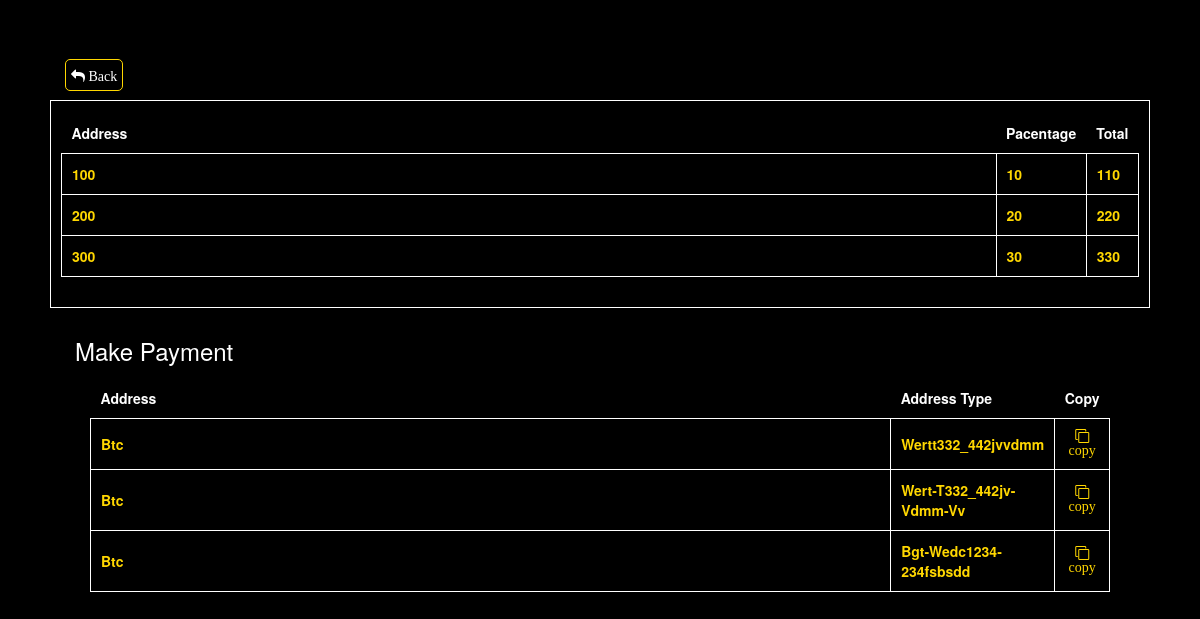
The page /deposit on the database its author committed.
### App/models.py (models this page shows, shortened)
class Payment(models.Model):
    price = models.IntegerField()
    percentage = models.IntegerField()
    total = models.IntegerField()

class Wallet(models.Model):
    address = models.TextField()
    type = models.CharField(max_length=1000)

### App/views.py (the view)
# urls.py: path('deposit', views.deposit, name='deposit'),
def deposit(request):
    wallet = Wallet.objects.all()
    payment = Payment.objects.all()
    context = {
        'wallet': wallet,
        'payment': payment,
    }
    return render(request, 'deposit.html', context)

### templates/deposit.html (shortened to what this page needs)
{% load static %}
<!DOCTYPE html>
<html lang="en">
<head>
    <link rel="stylesheet" href="{% static 'bootstrap/css/bootstrap.min.css' %}">
    <link rel="stylesheet" href="{% static 'font-awesome/css/font-awesome.min.css' %}">
    <link rel="stylesheet" href="{% static 'css/css.css' %}">
    <link rel="stylesheet" href="{% static 'css/media.css' %}">
    <link rel="stylesheet" href="{% static 'js/jquery-3.7.0.js' %}">
    <link rel="stylesheet" href="{% static 'js/js.js' %}">
</head>
<body>
    <div class="">
        <div class="col-md-12 deposite">
            <div class="col-md-12 deposite1">
                <div style="padding: 15px;">
                    <a href="{% url 'dashboard' %}" style="color: white; border: 1px solid gold; border-radius: 5px; padding: 5px;">
                        <i class="fa fa-mail-reply"> Back</i>
                    </a>
                </div>
                <div class="col-md-12 dobox">
                    <div class="table">
                        <table>
                            <div class="col-md-12">
                                <tr class="theader">
                                    <td>Address</td>
                                    <td>Pacentage</td>
                                    <td>Total</td>
                                </tr>
                            </div>
                            <div class="col-md-12">
                                {% for payment in payment %}
                                    <tr class="tbody">
                                        <td>{{payment.price}}</td>
                                        <td>{{payment.percentage}}</td>
                                        <td>{{payment.total}}</td>
                                    </tr>
                                {% endfor %}
                            </div>
                        </table>
                    </div>
                </div>
                <div class="col-md-12">
                    <div class="payment">
                        <h3>make payment</h3>
                        <div class="col-md-12">
                            <table>
                                <div class="col-md-12">
                                    <tr class="theader">
                                        <td>Address</td>
                                        <td>Address Type</td>
                                        <td>copy</td>
                                    </tr>
                                </div>
                                {% for wallet in wallet %}
                                    <div class="col-md-12">
                                        <tr class="tbody">
                                            <td>{{wallet.address}}</td>
                                            <td>{{wallet.type}}</td>
                                            <td>
                                                <button class="copy-btn" data-hex="{{wallet.address}}" style="background-color:inherit;border:none;">
                                                    <i class="fa fa-clone"> copy</i>
                                                </button>
                                            </td>
                                        </tr>
                                    </div>
                                {% endfor %}
                            </table>
                        </div>
                    </div>
                </div>
            </div>
        </div>
    </div>
</body>
</html>

### static/css/css.css (style rules this page uses)
* { padding: 0px; margin: 0px; box-sizing: border-box; }
.deposite { background-color: black; padding: 20px; height: 100vh; }
.deposite1 { padding: 30px; }
.dobox { border: 1px solid white; padding: 10px; }
.theader td { border-bottom: 1px solid white; padding: 10px; width: 100%; color: white; text-transform: capitalize; font-weight: bolder; }
.tbody { padding: 10px; border: 1px solid white; }
.tbody td { border: 1px solid white; padding: 10px; width: 100%; color: gold; text-transform: capitalize; font-weight: bolder; }
.payment { color: white; padding: 10px; }
.payment h3 { text-transform: capitalize; }

### rows shown on the page
Payment: price "100", percentage "10", total "110"
Payment: price "200", percentage "20", total "220"
Payment: price "300", percentage "30", total "330"
Wallet: address "Btc", type "Wertt332_442jvvdmm"
Wallet: address "Btc", type "Wert-T332_442jv-Vdmm-Vv"
Wallet: address "Btc", type "Bgt-Wedc1234-234fsbsdd"
